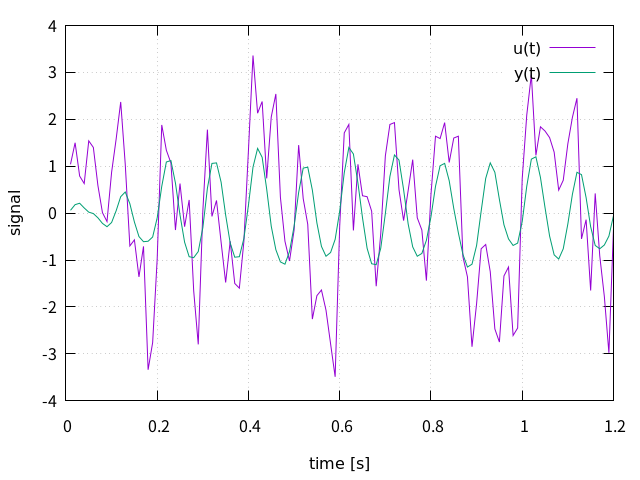

gnuplot code for this plot:
# result.plt
# gnuplot script file
#
# usage:
# $ gnuplot result.plt
#

# axis label
set xl "time [s]"
set yl "signal"

# axis range
set xrange [0:1.2]

set grid

# plot
plot "result.txt" using 1:2 w l title "u(t)",\
     "result.txt" using 1:3 w l title "y(t)"

# display graph 3 sec
pause 3

# output png
set terminal pngcairo
set out "result.png"
replot
